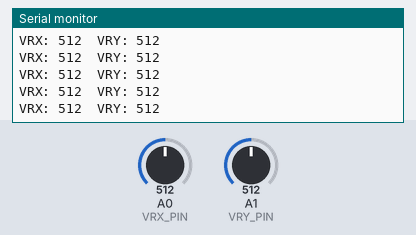
Bench run of a sketch on a simulated Arduino Uno, built with avr-gcc and run on an emulated ATmega328P. Parts: the last lines printed to the serial monitor. Inputs (shaded band) come from the test bench; at power-on: A0 (VRX_PIN) = 512, A1 (VRY_PIN) = 512.

Above: at 11.7 s.
11.8 s: A0 (VRX_PIN) set to 490
At 12.07 s:
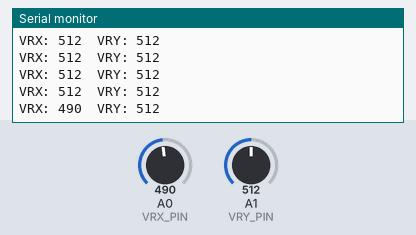
13.3 s: A1 (VRY_PIN) set to 490
At 13.47 s:
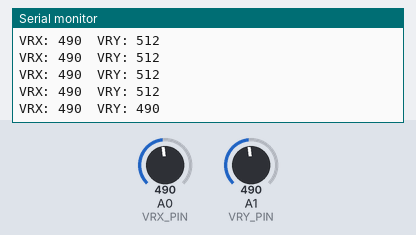
14.8 s: A0 (VRX_PIN) set to 510
At 14.88 s:
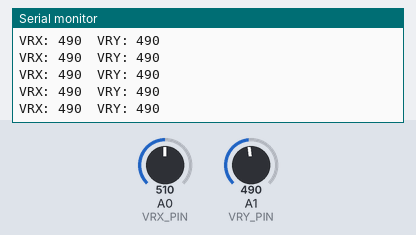
16.3 s: A1 (VRY_PIN) set to 510
At 16.48 s:
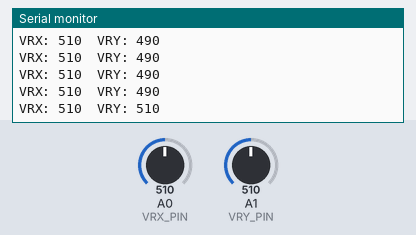
Timing chart, 0 to 18.8 s (numbered marks = the images above; inputs shaded):
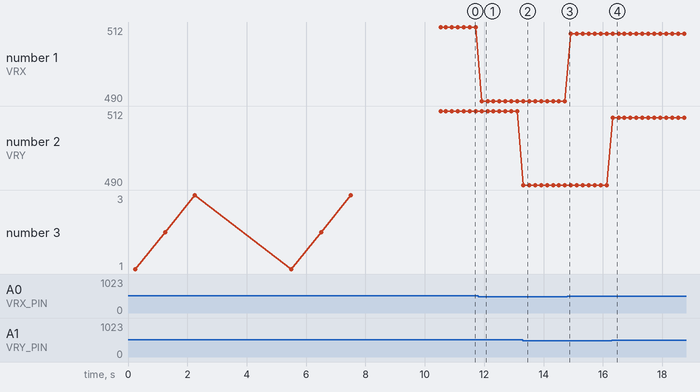

The sketch:

joystick_test.ino
```cpp
/*
@file: joystick_test
@updated: 2024/05/13
@brief: Outputs joystick vrx and vry readings to serial monitor
*/

const int VRX_PIN = A0;   //x-axis joystick sensing pin
const int VRY_PIN = A1;   //y-axis joystick sensing pin
const int SW_PIN = 2;     //joystick button pin

int vrx_val = 0;
int vry_val = 0;
int vrx_max = 0;
int vry_max = 0;

int calibrateJoystick(const int);

void setup() {
  Serial.begin(9600);
  while(!Serial);

  pinMode(VRX_PIN, INPUT);
  pinMode(VRY_PIN, INPUT);

  // Calibrating joystick
  Serial.println("\nPlease push joystick DOWN (v) in 3 seconds.");
  delay(250);
  vrx_max = calibrateJoystick(VRX_PIN);
  Serial.print("VRX MAX: "); Serial.println(vrx_max);

  Serial.println("\nPlease push joystick LEFT (<--) in 3 seconds.");
  delay(250);
  vry_max = calibrateJoystick(VRY_PIN);
  Serial.print("VRY MAX: "); Serial.println(vry_max);

  Serial.println("Ready to use Joystick");

}

void loop() {
  // put your main code here, to run repeatedly:
  vrx_val = analogRead(VRX_PIN);
  vry_val = analogRead(VRY_PIN);

  Serial.print("VRX: "); Serial.print(vrx_val);
  Serial.print("\t");
  Serial.print("VRY: "); Serial.println(vry_val);

  delay(200);
}

int calibrateJoystick(const int pin){
  /* Get extrema values for joystick VRX and VRY */
  int N = 20;               //number of data points to average
  int t_prep = 3;            //time for end user to prepare for calibration test [seconds]

  int sum = 0;
  int extrema = 0;

  for( int j=0; j<t_prep; j++){    //wait for end user to put joystick into position
    Serial.print(j+1);
    Serial.print(" ");
    delay(1000);
  }
  Serial.println("NOW HOLD");
  for( int i=0; i<N; i++ ){       //calculate average extrema value at joystick position
    sum += analogRead(pin);
    delay(100);                   //delay of 100ms for N cycles == 0.1*N seconds
  }
  extrema = int(sum / N);

  return extrema;
}
```

gimbal_main.cpp
```cpp
/*
@file: gimbal_stepper_test
@updated: 2024/06/02
@brief: Controls a pan/tilt gimbal system using NEMA17 stepper motors and A4988 drivers. Motion is controlled via a joystick.
*/

#include <AccelStepper.h>
#define NEMA17_MAX_SPEED      500.0     //steps per second
#define NEMA17_MAX_ACCEL      50.0      //steps per second^2
#define NEMA17_STEPS_PER_REV  200       //steps per one output revolution
#define SPEED_REDUCTION       5         //reduce speed by this factor

/******************************* global vars, objects ****************************************/
const int PAN_DIR_PIN     = 2;    //pan stepper motor pins
const int PAN_STEP_PIN    = 3;
const int TILT_DIR_PIN    = 4;    //tilt stepper motor pins
const int TILT_STEP_PIN   = 5;
const int PAN_PIN         = A0;   //joystick pins (Pan = VRX | Tilt = VRY)
const int TILT_PIN        = A1;

const int JOYSTICK_ZERO   = 430;  //joystick reading at zero position (after calibration)
const int THRESHOLD       = 100;   //minimum joystick movement needed to actuate

AccelStepper panStepper(AccelStepper::DRIVER, PAN_STEP_PIN, PAN_DIR_PIN);
AccelStepper tiltStepper(AccelStepper::DRIVER, TILT_STEP_PIN, TILT_DIR_PIN);

/******************************* void setup ****************************************/
void setup() {
  //init serial comms
  Serial.begin(9600);
  while(!Serial){}

  //init joystick input pins
  pinMode(PAN_PIN, INPUT);
  pinMode(TILT_PIN, INPUT);

  //setup stepper motors
  panStepper.setMaxSpeed(NEMA17_MAX_SPEED);
  panStepper.setAcceleration(NEMA17_MAX_ACCEL);
  panStepper.setSpeed(200);
  Serial.println("Pan Motor Ready => ");
  tiltStepper.setMaxSpeed(NEMA17_MAX_SPEED);
  tiltStepper.setAcceleration(NEMA17_MAX_ACCEL);
  tiltStepper.setSpeed(200);;
  Serial.println("Tilt Motor Ready => ");
  delay(250);

  Serial.println("Gimbal system ready; move joystick to direct platform.");
  Serial.println("Up/Down = TILT\tLEFT/RIGHT = PAN");
}

/******************************* void loop ****************************************/
void loop() {
  int panPos = analogRead(PAN_PIN);
  int tiltPos = analogRead(TILT_PIN);

  if( abs(panPos - JOYSTICK_ZERO) > THRESHOLD) {
    int panDirection = (panPos > JOYSTICK_ZERO) ? 1 : -1;
    panStepper.setSpeed(panDirection*NEMA17_MAX_SPEED/SPEED_REDUCTION);
  }
  else{
    panStepper.setSpeed(0);
  }

  if( abs(tiltPos - JOYSTICK_ZERO) > THRESHOLD) {
    int tiltDirection = (tiltPos > JOYSTICK_ZERO) ? 1 : -1;
    tiltStepper.setSpeed(tiltDirection*NEMA17_MAX_SPEED/SPEED_REDUCTION);
  }
  else{
    tiltStepper.setSpeed(0);
  }

//todo/ks: allow position control
//  for( int i=0; i<180; i++){
//    panStepper.moveTo(panPos);
//    tiltStepper.moveTo(tiltPos);
//    panStepper.run();
//    tiltStepper.run();
//  }
//
//  for( int j=180; j>0; j-- ){
//    panStepper.moveTo(panPos);
//    tiltStepper.moveTo(tiltPos);
//    panStepper.run();
//    tiltStepper.run();
//    delay(100);
//  }

  panStepper.runSpeed();
  tiltStepper.runSpeed();
}
```

Measured:
- after the input at 11.8 s, the serial monitor: prints a new line after 0.11 s (image 1)
- after the input at 13.3 s, the serial monitor: prints a new line at once (image 2)
- after the input at 16.3 s, the serial monitor: prints a new line at once (image 4)
- plotted number 1: 512 → 490 after the input at 11.8 s, 490 → 510 after the input at 14.8 s
